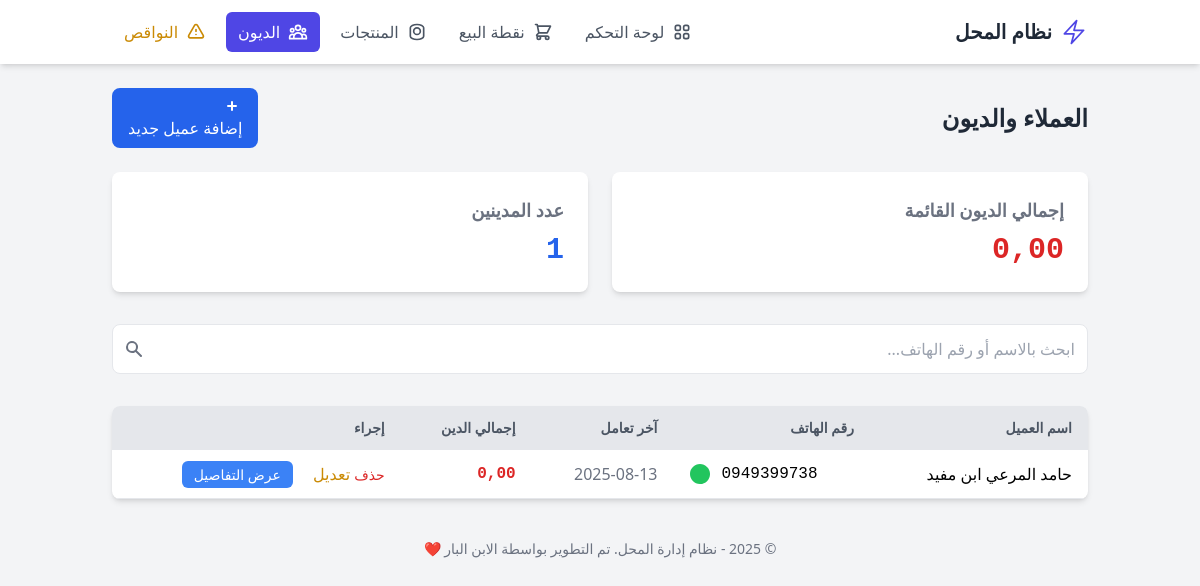
/clients/, run on the app's committed database.
### store/models.py (models this page shows, shortened)
class Client(models.Model):
    name = models.CharField(_("اسم العميل"), max_length=150, db_index=True)
    phone = models.CharField(_("رقم الهاتف"), max_length=20, blank=True)
    address = models.CharField(_("العنوان"), max_length=250, blank=True)
    total_debt = models.DecimalField(_("إجمالي الدين"), max_digits=10, decimal_places=2, default=0.0)
    class Meta:
        verbose_name = _("عميل")
        verbose_name_plural = _("العملاء")
        ordering = ['name']

### store/views.py (the view)
# urls.py: path('clients/', views.client_list, name='client-list'),
def client_list(request):
    search_query = request.GET.get('q', "")
    clients_queryset = Client.objects.all()
    if search_query:
        clients_queryset = clients_queryset.filter(
            Q(name__icontains=search_query) | Q(phone__icontains=search_query)
        )
    total_debt_sum = Client.objects.filter(total_debt__gt=0).aggregate(total=Sum('total_debt'))['total'] or 0
    default_date = datetime(1900, 1, 1, tzinfo=timezone.get_current_timezone())
    clients_with_last_transaction = clients_queryset.annotate(
        last_invoice_date=Coalesce(Max('invoices__created_at'), Value(default_date)),
        last_payment_date=Coalesce(Max('payments__payment_date'), Value(default_date))
    ).annotate(
        last_transaction_date=Greatest('last_invoice_date', 'last_payment_date')
    ).order_by('-last_transaction_date')
    context = {
        'clients': clients_with_last_transaction,
        'total_debt_sum': total_debt_sum,
        'search_query': search_query,
    }
    return render(request, 'store/client_list.html', context)

### store/templates/store/client_list.html (shortened to what this page needs)
{% extends 'store/base.html' %}
{% block content %}
<div class="flex flex-col sm:flex-row justify-between items-center mb-6 gap-4">
    <h1 class="text-2xl font-bold text-gray-800">العملاء والديون</h1>
<a href="{% url 'client-add' %}" class="bg-blue-600 text-white px-4 py-2 rounded-lg hover:bg-blue-700">        <svg class="w-5 h-5" fill="currentColor" viewBox="0 0 20 20"><path fill-rule="evenodd" d="M10 5a1 1 0 011 1v3h3a1 1 0 110 2h-3v3a1 1 0 11-2 0v-3H6a1 1 0 110-2h3V6a1 1 0 011-1z" clip-rule="evenodd"></path></svg>
        <span>إضافة عميل جديد</span>
    </a>
</div>
<div class="grid grid-cols-1 md:grid-cols-2 gap-6 mb-8">
    <div class="bg-white p-6 rounded-lg shadow-md">
        <h3 class="text-lg font-semibold text-gray-500">إجمالي الديون القائمة</h3>
        <p class="text-3xl font-bold text-red-600 mt-2 font-mono">{{ total_debt_sum|floatformat:2 }}</p>
    </div>
    <div class="bg-white p-6 rounded-lg shadow-md">
        <h3 class="text-lg font-semibold text-gray-500">عدد المدينين</h3>
        <p class="text-3xl font-bold text-blue-600 mt-2 font-mono">{{ clients|length }}</p>
    </div>
</div>
<form method="GET" class="mb-8">
    <div class="relative">
        <input type="search" name="q" class="w-full p-3 pl-10 border rounded-lg" placeholder="ابحث بالاسم أو رقم الهاتف..." value="{{ search_query }}">
        <div class="absolute inset-y-0 left-0 flex items-center pl-3 pointer-events-none">
        </div>
    </div>
</form>
<div class="bg-white shadow-md rounded-lg overflow-hidden">
    <table class="min-w-full">
        <thead class="bg-gray-200">
            <tr>
                <th class="py-3 px-4 text-right text-sm font-semibold text-gray-600">اسم العميل</th>
                <th class="py-3 px-4 text-right text-sm font-semibold text-gray-600">رقم الهاتف</th>
                <th class="py-3 px-4 text-right text-sm font-semibold text-gray-600">آخر تعامل</th>
                <th class="py-3 px-4 text-right text-sm font-semibold text-gray-600">إجمالي الدين</th>
                <th class="py-3 px-4 text-right text-sm font-semibold text-gray-600">إجراء</th>
            </tr>
        </thead>
        <tbody>
            {% for client in clients %}
            <tr class="border-b hover:bg-gray-50">
                <td class="py-3 px-4 font-medium">{{ client.name }}</td>
                <td class="py-3 px-4 font-mono">
                    {% if client.phone %}
                        <div class="flex items-center gap-3 justify-end">
                            <span>{{ client.phone }}</span>
                            <a href="https://wa.me/{{ client.phone }}" target="_blank" title="تواصل عبر واتساب">
                            </a>
                        </div>
                    {% else %}-{% endif %}
                </td>
                <td class="py-3 px-4 text-gray-500">{{ client.last_transaction_date|date:"Y-m-d"|default:"-" }}</td>
                <td class="py-3 px-4 font-bold text-red-600 font-mono">{{ client.total_debt|floatformat:2 }}</td>
                <td class="py-3 px-4">
                     <a href="{% url 'client-delete' client.id %}" class="text-red-600 hover:text-red-800 text-sm font-medium">حذف</a>
                    <a href="{% url 'client-edit' client.id %}" class="text-yellow-600 hover:text-yellow-900 ml-4">تعديل</a>
                    <a href="{% url 'client-detail' client.id %}" class="bg-blue-500 text-white px-3 py-1 rounded-md hover:bg-blue-600 text-sm">عرض التفاصيل</a>
                </td>
            </tr>
            {% empty %}
            <tr>
                <td colspan="5" class="text-center py-8 text-gray-500">لا يوجد عملاء عليهم ديون حالياً.</td>
            </tr>
            {% endfor %}
        </tbody>
    </table>
</div>
{% endblock %}

### data on the page
Client: name "حامد المرعي ابن مفيد", phone "0949399738", last_transaction_date "2025-08-13", total_debt "0,00"

### other printed values
{{ total_debt_sum|floatformat:2 }} "0,00"
{{ clients|length }} "1"
